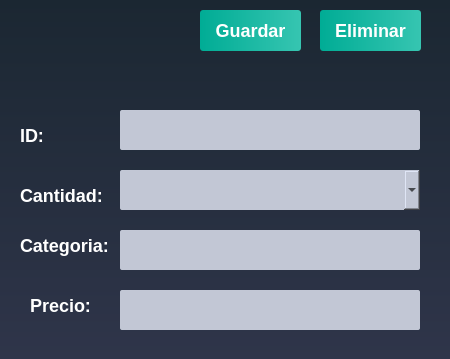
<?xml version="1.0" encoding="UTF-8"?>
<ui version="4.0">
 <class>EdicionProductoWindow</class>
 <widget class="QDialog" name="EdicionProductoWindow">
  <property name="geometry">
   <rect>
    <x>0</x>
    <y>0</y>
    <width>450</width>
    <height>359</height>
   </rect>
  </property>
  <property name="windowTitle">
   <string>Dialog</string>
  </property>
  <property name="styleSheet">
   <string notr="true">QWidget
{
	background-color: qlineargradient(spread:repeat, x1:1, y1:0, x2:1, y2:1, stop:0 rgba(27, 39, 50, 255),stop:1 rgba(47, 53, 74, 255));
	color: #000000;

}</string>
  </property>
  <widget class="QLabel" name="label">
   <property name="geometry">
    <rect>
     <x>20</x>
     <y>10</y>
     <width>170</width>
     <height>70</height>
    </rect>
   </property>
   <property name="maximumSize">
    <size>
     <width>170</width>
     <height>70</height>
    </size>
   </property>
   <property name="styleSheet">
    <string notr="true">QLabel
{
	background-color: transparent;



}</string>
   </property>
   <property name="text">
    <string/>
   </property>
   <property name="pixmap">
    <pixmap resource="hermes_imagenes.qrc">:/Logo oficial Hermes(1).png</pixmap>
   </property>
  </widget>
  <widget class="QPushButton" name="botonGuardar">
   <property name="geometry">
    <rect>
     <x>200</x>
     <y>10</y>
     <width>101</width>
     <height>41</height>
    </rect>
   </property>
   <property name="styleSheet">
    <string notr="true">QPushButton
{
	background-color: qlineargradient(spread:pad, x1:0, y1:0.511, x2:1, y2:0.511, stop:0 rgba(0, 172, 149, 255),stop:0.995192 rgba(54, 197, 177, 255));
	color: #fff;
	font-size: 18px;
	font-weight: bold;
	border: none;
	border-radius: 3px;
	padding: 5px;

}</string>
   </property>
   <property name="text">
    <string>Guardar</string>
   </property>
  </widget>
  <widget class="QPushButton" name="botonEliminar">
   <property name="geometry">
    <rect>
     <x>320</x>
     <y>10</y>
     <width>101</width>
     <height>41</height>
    </rect>
   </property>
   <property name="sizePolicy">
    <sizepolicy hsizetype="Minimum" vsizetype="Preferred">
     <horstretch>0</horstretch>
     <verstretch>0</verstretch>
    </sizepolicy>
   </property>
   <property name="maximumSize">
    <size>
     <width>1500</width>
     <height>100</height>
    </size>
   </property>
   <property name="font">
    <font>
     <pointsize>-1</pointsize>
     <weight>75</weight>
     <bold>true</bold>
    </font>
   </property>
   <property name="styleSheet">
    <string notr="true">QPushButton
{
	background-color: qlineargradient(spread:pad, x1:0, y1:0.511, x2:1, y2:0.511, stop:0 rgba(0, 172, 149, 255),stop:0.995192 rgba(54, 197, 177, 255));
	color: #fff;
	font-size: 18px;
	font-weight: bold;
	border: none;
	border-radius: 3px;
	padding: 5px;

}</string>
   </property>
   <property name="text">
    <string>Eliminar</string>
   </property>
   <property name="icon">
    <iconset resource="hermes_imagenes.qrc">
     <normaloff>:/papeleritax.png</normaloff>:/papeleritax.png</iconset>
   </property>
   <property name="iconSize">
    <size>
     <width>30</width>
     <height>30</height>
    </size>
   </property>
  </widget>
  <widget class="QLabel" name="label_6">
   <property name="geometry">
    <rect>
     <x>20</x>
     <y>120</y>
     <width>41</width>
     <height>31</height>
    </rect>
   </property>
   <property name="styleSheet">
    <string notr="true">QLabel
{
	background-color: transparent;
	color: #FFFFFF;
	font-size: 18px;
	font-weight: bold;


}</string>
   </property>
   <property name="text">
    <string>ID:</string>
   </property>
  </widget>
  <widget class="QLineEdit" name="cajetinID">
   <property name="enabled">
    <bool>false</bool>
   </property>
   <property name="geometry">
    <rect>
     <x>120</x>
     <y>110</y>
     <width>300</width>
     <height>40</height>
    </rect>
   </property>
   <property name="sizePolicy">
    <sizepolicy hsizetype="Minimum" vsizetype="Preferred">
     <horstretch>0</horstretch>
     <verstretch>0</verstretch>
    </sizepolicy>
   </property>
   <property name="minimumSize">
    <size>
     <width>300</width>
     <height>40</height>
    </size>
   </property>
   <property name="maximumSize">
    <size>
     <width>300</width>
     <height>40</height>
    </size>
   </property>
   <property name="font">
    <font>
     <weight>75</weight>
     <italic>true</italic>
     <bold>true</bold>
    </font>
   </property>
   <property name="styleSheet">
    <string notr="true">QLineEdit
{
	background-color: #c2c7d5;
	
	
	color: rgb(46, 52, 54);
	font-weight: bold;
	border: none;
	border-radius: 2px;
	padding: 3px;

}</string>
   </property>
   <property name="text">
    <string/>
   </property>
   <property name="alignment">
    <set>Qt::AlignLeading|Qt::AlignLeft|Qt::AlignVCenter</set>
   </property>
  </widget>
  <widget class="QLabel" name="label_7">
   <property name="geometry">
    <rect>
     <x>20</x>
     <y>180</y>
     <width>81</width>
     <height>31</height>
    </rect>
   </property>
   <property name="styleSheet">
    <string notr="true">QLabel
{
	background-color: transparent;
	color: #FFFFFF;
	font-size: 18px;
	font-weight: bold;


}</string>
   </property>
   <property name="text">
    <string>Cantidad:</string>
   </property>
  </widget>
  <widget class="QComboBox" name="comboEstadoOrden">
   <property name="geometry">
    <rect>
     <x>120</x>
     <y>170</y>
     <width>300</width>
     <height>40</height>
    </rect>
   </property>
   <property name="minimumSize">
    <size>
     <width>300</width>
     <height>40</height>
    </size>
   </property>
   <property name="maximumSize">
    <size>
     <width>250</width>
     <height>40</height>
    </size>
   </property>
   <property name="styleSheet">
    <string notr="true">QComboBox
{
	background-color: #c2c7d5;
	color: #000;
	font-weight: bold;
	border: none;
	border-radius: 2px;
	padding: 3px;

}</string>
   </property>
  </widget>
  <widget class="QLineEdit" name="cajetinID_2">
   <property name="enabled">
    <bool>false</bool>
   </property>
   <property name="geometry">
    <rect>
     <x>120</x>
     <y>230</y>
     <width>300</width>
     <height>40</height>
    </rect>
   </property>
   <property name="sizePolicy">
    <sizepolicy hsizetype="Minimum" vsizetype="Preferred">
     <horstretch>0</horstretch>
     <verstretch>0</verstretch>
    </sizepolicy>
   </property>
   <property name="minimumSize">
    <size>
     <width>300</width>
     <height>40</height>
    </size>
   </property>
   <property name="maximumSize">
    <size>
     <width>300</width>
     <height>40</height>
    </size>
   </property>
   <property name="font">
    <font>
     <weight>75</weight>
     <italic>true</italic>
     <bold>true</bold>
    </font>
   </property>
   <property name="styleSheet">
    <string notr="true">QLineEdit
{
	background-color: #c2c7d5;
	
	
	color: rgb(46, 52, 54);
	font-weight: bold;
	border: none;
	border-radius: 2px;
	padding: 3px;

}</string>
   </property>
   <property name="text">
    <string/>
   </property>
   <property name="alignment">
    <set>Qt::AlignLeading|Qt::AlignLeft|Qt::AlignVCenter</set>
   </property>
  </widget>
  <widget class="QLabel" name="label_8">
   <property name="geometry">
    <rect>
     <x>20</x>
     <y>230</y>
     <width>81</width>
     <height>31</height>
    </rect>
   </property>
   <property name="styleSheet">
    <string notr="true">QLabel
{
	background-color: transparent;
	color: #FFFFFF;
	font-size: 18px;
	font-weight: bold;


}</string>
   </property>
   <property name="text">
    <string/>
   </property>
  </widget>
  <widget class="QLabel" name="label_9">
   <property name="geometry">
    <rect>
     <x>20</x>
     <y>230</y>
     <width>91</width>
     <height>31</height>
    </rect>
   </property>
   <property name="styleSheet">
    <string notr="true">QLabel
{
	background-color: transparent;
	color: #FFFFFF;
	font-size: 18px;
	font-weight: bold;


}</string>
   </property>
   <property name="text">
    <string>Categoria:</string>
   </property>
  </widget>
  <widget class="QLineEdit" name="cajetinID_3">
   <property name="enabled">
    <bool>true</bool>
   </property>
   <property name="geometry">
    <rect>
     <x>120</x>
     <y>290</y>
     <width>300</width>
     <height>40</height>
    </rect>
   </property>
   <property name="sizePolicy">
    <sizepolicy hsizetype="Minimum" vsizetype="Preferred">
     <horstretch>0</horstretch>
     <verstretch>0</verstretch>
    </sizepolicy>
   </property>
   <property name="minimumSize">
    <size>
     <width>300</width>
     <height>40</height>
    </size>
   </property>
   <property name="maximumSize">
    <size>
     <width>300</width>
     <height>40</height>
    </size>
   </property>
   <property name="font">
    <font>
     <weight>75</weight>
     <italic>true</italic>
     <bold>true</bold>
    </font>
   </property>
   <property name="styleSheet">
    <string notr="true">QLineEdit
{
	background-color: #c2c7d5;
	
	
	color: rgb(46, 52, 54);
	font-weight: bold;
	border: none;
	border-radius: 2px;
	padding: 3px;

}</string>
   </property>
   <property name="text">
    <string/>
   </property>
   <property name="alignment">
    <set>Qt::AlignLeading|Qt::AlignLeft|Qt::AlignVCenter</set>
   </property>
  </widget>
  <widget class="QLabel" name="label_10">
   <property name="geometry">
    <rect>
     <x>30</x>
     <y>290</y>
     <width>81</width>
     <height>31</height>
    </rect>
   </property>
   <property name="styleSheet">
    <string notr="true">QLabel
{
	background-color: transparent;
	color: #FFFFFF;
	font-size: 18px;
	font-weight: bold;


}</string>
   </property>
   <property name="text">
    <string>Precio:</string>
   </property>
  </widget>
 </widget>
 <resources>
  <include location="hermes_imagenes.qrc"/>
 </resources>
 <connections/>
</ui>
